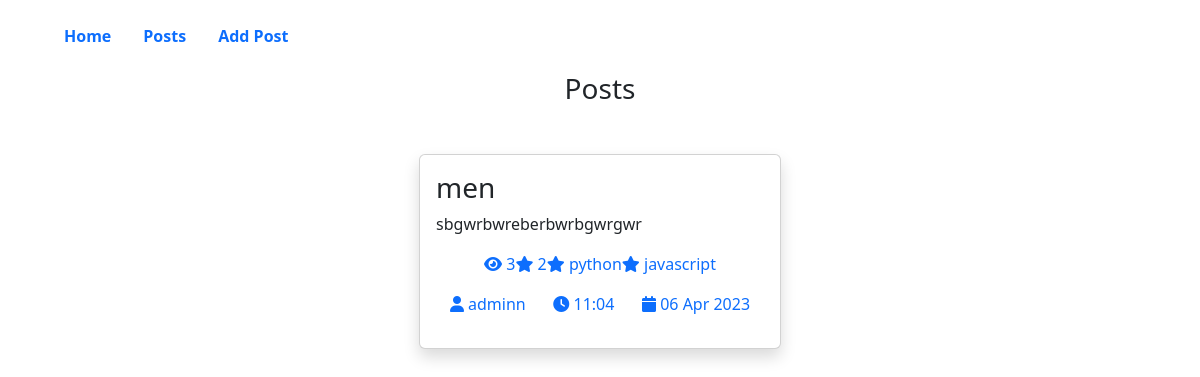
Screenshot of /posts/detail/men with the database file from the repository.
### articles/models.py (models this page shows, shortened)
class Article(models.Model):
    title = models.CharField(max_length=300)
    slug = models.SlugField(max_length=300, unique=True)
    tag = models.ManyToManyField(Tag, related_name='tags')
    category = models.ForeignKey(
        Category, on_delete=models.CASCADE, related_name='categories')
    author = models.ForeignKey(User, on_delete=models.PROTECT, null=True)
    body = models.TextField()
    rating = models.PositiveIntegerField(default=0)
    published = models.BooleanField(default=False)
    published_date = models.DateTimeField(auto_now_add=True)
    on_top = models.BooleanField(default=False)
    comments = models.PositiveIntegerField(default=0)
    views = models.PositiveIntegerField(default=0)

class Tag(models.Model):
    name = models.CharField(max_length=100)
    slug = models.CharField(max_length=100, unique=True)
    def __str__(self):
        return str(self.name)

### articles/views.py (the view)
# urls.py: path('detail/<slug:article_slug>', views.post_detail, name='detail'),
def post_detail(request, article_slug):
    article = Article.objects.get(slug=article_slug)
    if check_article_view(request, article.id):
        article.views += 1
        article.save()
    else:
        pass
    return render(request, 'articles/detail.html', context={"object": article})

### articles/utils.py (called while the page is built)
def check_read_articles(request):
    try:
        read_articles = request.session["read_articles"]
    except:
        request.session["read_articles"] = []
        read_articles = request.session.get("read_articles")
    return read_articles

def check_article_view(request, article_id):
    request.session.modified = True
    a_list = check_read_articles(request)
    if article_id in a_list:
        print("article read..")
        return False
    else:
        a_list.append(article_id)
        print("article views updated")
        return True

### templates/articles/detail.html (shortened to what this page needs)
{% extends '../base.html' %}
{% load static %}
{% block content %}
<main>
    <div class="container">
        <h3 class="text-center">Posts</h3>
        <div class="posts d-flex justify-content-center align-items-center gap-5">
            <div class="card p-3 shadow">
                <h3>{{object.title}}</h3>
                <p>{{object.body}}</p>
                <p class="px-5 d-flex justify-content-around flex-wrap">
                    <a href="#" class="text-decoration-none">
                        <i class="fa-solid fa-eye"></i>
                        {{object.views}}
                    </a>
                    <a href="#" class="text-decoration-none">
                        <i class="fa-solid fa-star"></i>
                        {{object.rating}}
                    </a>
                    {% for item in object.tag.all %}
                    <a href="#" class="text-decoration-none">
                        <i class="fa-solid fa-star"></i>
                        {{item}}
                    </a>
                    {% endfor %}
                </p>
                <p class="d-flex justify-content-around">
                    <a href="#" class="text-decoration-none">
                        <i class="fa-solid fa-user"></i>
                        {{object.author}}
                    </a>
                    <a href="#" class="text-decoration-none">
                        <i class="fa-solid fa-clock"></i>
                        {{object.published_date|date:'H:m'}}
                    </a>
                    <a href="#" class="text-decoration-none">
                        <i class="fa-solid fa-calendar"></i>
                        {{object.published_date|date:'d M Y'}}
                    </a>
                </p>
            </div>
        </div>
    </div>
</main>
{% endblock %}

### rows the page displays
Article: title "men", body "sbgwrbwreberbwrbgwrgwr", views "3", rating "2", author "adminn", published_date "11:04", published_date "06 Apr 2023"
Tag: name "python"
Tag: name "javascript"
